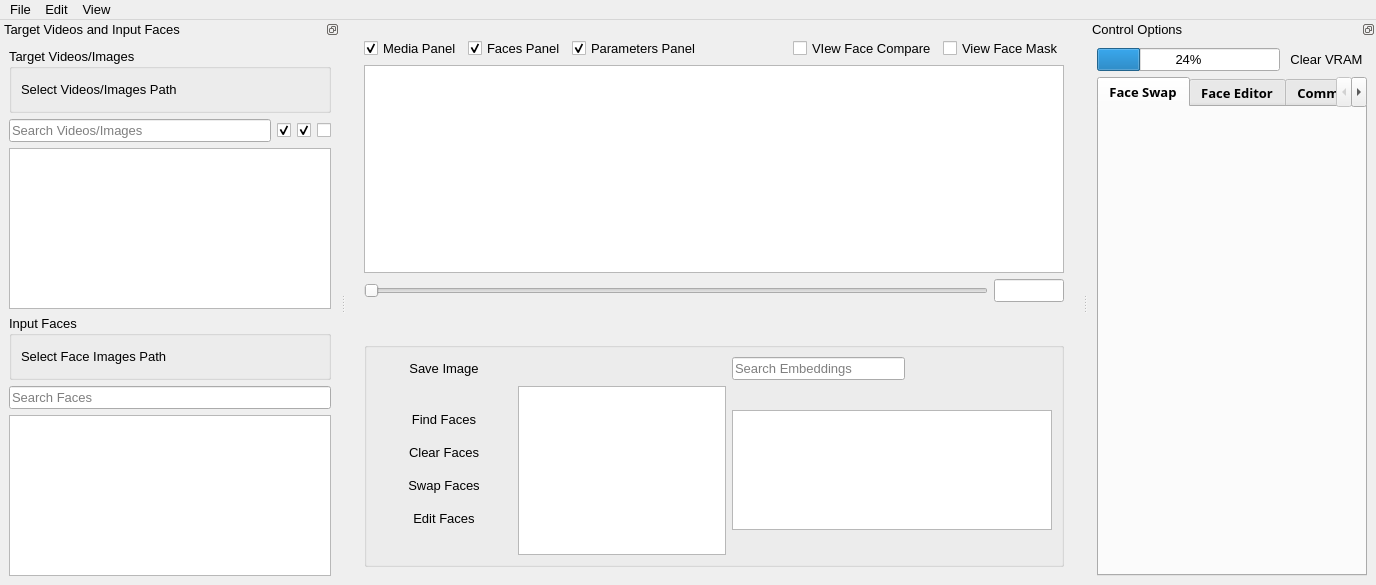
<?xml version="1.0" encoding="UTF-8"?>
<ui version="4.0">
 <class>MainWindow</class>
 <widget class="QMainWindow" name="MainWindow">
  <property name="geometry">
   <rect>
    <x>0</x>
    <y>0</y>
    <width>1376</width>
    <height>585</height>
   </rect>
  </property>
  <property name="font">
   <font>
    <pointsize>10</pointsize>
   </font>
  </property>
  <property name="windowTitle">
   <string>VisoMaster v0.1.6</string>
  </property>
  <property name="windowIcon">
   <iconset resource="media.qrc">
    <normaloff>:/media/media/visomaster_small.png</normaloff>:/media/media/visomaster_small.png</iconset>
  </property>
  <widget class="QWidget" name="centralwidget">
   <layout class="QHBoxLayout" name="horizontalLayout">
    <item>
     <widget class="QWidget" name="mediaLayout" native="true">
      <property name="sizePolicy">
       <sizepolicy hsizetype="Expanding" vsizetype="Preferred">
        <horstretch>2</horstretch>
        <verstretch>0</verstretch>
       </sizepolicy>
      </property>
      <layout class="QVBoxLayout" name="verticalLayout">
       <item>
        <layout class="QHBoxLayout" name="panelVisibilityCheckBoxLayout">
         <item>
          <widget class="QCheckBox" name="mediaPanelCheckBox">
           <property name="text">
            <string>Media Panel</string>
           </property>
           <property name="checked">
            <bool>true</bool>
           </property>
          </widget>
         </item>
         <item>
          <widget class="QCheckBox" name="facesPanelCheckBox">
           <property name="text">
            <string>Faces Panel</string>
           </property>
           <property name="checked">
            <bool>true</bool>
           </property>
          </widget>
         </item>
         <item>
          <widget class="QCheckBox" name="parametersPanelCheckBox">
           <property name="text">
            <string>Parameters Panel</string>
           </property>
           <property name="checked">
            <bool>true</bool>
           </property>
          </widget>
         </item>
         <item>
          <spacer name="horizontalSpacer_8">
           <property name="orientation">
            <enum>Qt::Orientation::Horizontal</enum>
           </property>
           <property name="sizeHint" stdset="0">
            <size>
             <width>20</width>
             <height>20</height>
            </size>
           </property>
          </spacer>
         </item>
         <item>
          <widget class="QCheckBox" name="faceCompareCheckBox">
           <property name="text">
            <string>VIew Face Compare</string>
           </property>
          </widget>
         </item>
         <item>
          <widget class="QCheckBox" name="faceMaskCheckBox">
           <property name="text">
            <string>View Face Mask</string>
           </property>
          </widget>
         </item>
        </layout>
       </item>
       <item>
        <widget class="QGraphicsView" name="graphicsViewFrame"/>
       </item>
       <item>
        <layout class="QVBoxLayout" name="verticalLayoutMediaControls">
         <item>
          <layout class="QHBoxLayout" name="horizontalLayoutMediaSlider">
           <item>
            <widget class="QSlider" name="videoSeekSlider">
             <property name="orientation">
              <enum>Qt::Orientation::Horizontal</enum>
             </property>
            </widget>
           </item>
           <item>
            <widget class="QLineEdit" name="videoSeekLineEdit">
             <property name="sizePolicy">
              <sizepolicy hsizetype="Preferred" vsizetype="Fixed">
               <horstretch>0</horstretch>
               <verstretch>0</verstretch>
              </sizepolicy>
             </property>
             <property name="maximumSize">
              <size>
               <width>70</width>
               <height>16777215</height>
              </size>
             </property>
             <property name="toolTip">
              <string>Frame Number</string>
             </property>
             <property name="clearButtonEnabled">
              <bool>false</bool>
             </property>
            </widget>
           </item>
          </layout>
         </item>
         <item>
          <layout class="QHBoxLayout" name="horizontalLayoutMediaButtons">
           <item>
            <spacer name="horizontalSpacer">
             <property name="orientation">
              <enum>Qt::Orientation::Horizontal</enum>
             </property>
             <property name="sizeType">
              <enum>QSizePolicy::Policy::MinimumExpanding</enum>
             </property>
             <property name="sizeHint" stdset="0">
              <size>
               <width>40</width>
               <height>20</height>
              </size>
             </property>
            </spacer>
           </item>
           <item>
            <widget class="QPushButton" name="frameRewindButton">
             <property name="sizePolicy">
              <sizepolicy hsizetype="MinimumExpanding" vsizetype="Fixed">
               <horstretch>0</horstretch>
               <verstretch>0</verstretch>
              </sizepolicy>
             </property>
             <property name="maximumSize">
              <size>
               <width>100</width>
               <height>16777215</height>
              </size>
             </property>
             <property name="text">
              <string/>
             </property>
             <property name="icon">
              <iconset resource="media.qrc">
               <normaloff>:/media/media/previous_marker_off.png</normaloff>:/media/media/previous_marker_off.png</iconset>
             </property>
             <property name="flat">
              <bool>true</bool>
             </property>
            </widget>
           </item>
           <item>
            <spacer name="horizontalSpacer_3">
             <property name="orientation">
              <enum>Qt::Orientation::Horizontal</enum>
             </property>
             <property name="sizeType">
              <enum>QSizePolicy::Policy::Minimum</enum>
             </property>
             <property name="sizeHint" stdset="0">
              <size>
               <width>40</width>
               <height>20</height>
              </size>
             </property>
            </spacer>
           </item>
           <item>
            <widget class="QPushButton" name="buttonMediaRecord">
             <property name="text">
              <string/>
             </property>
             <property name="icon">
              <iconset resource="media.qrc">
               <normaloff>:/media/media/rec_off.png</normaloff>:/media/media/rec_off.png</iconset>
             </property>
             <property name="checkable">
              <bool>true</bool>
             </property>
             <property name="flat">
              <bool>true</bool>
             </property>
            </widget>
           </item>
           <item>
            <spacer name="horizontalSpacer_6">
             <property name="orientation">
              <enum>Qt::Orientation::Horizontal</enum>
             </property>
             <property name="sizeType">
              <enum>QSizePolicy::Policy::Minimum</enum>
             </property>
             <property name="sizeHint" stdset="0">
              <size>
               <width>30</width>
               <height>20</height>
              </size>
             </property>
            </spacer>
           </item>
           <item>
            <widget class="QPushButton" name="buttonMediaPlay">
             <property name="sizePolicy">
              <sizepolicy hsizetype="MinimumExpanding" vsizetype="Minimum">
               <horstretch>0</horstretch>
               <verstretch>0</verstretch>
              </sizepolicy>
             </property>
             <property name="maximumSize">
              <size>
               <width>100</width>
               <height>16777215</height>
              </size>
             </property>
             <property name="text">
              <string/>
             </property>
             <property name="icon">
              <iconset resource="media.qrc">
               <normaloff>:/media/media/play_off.png</normaloff>:/media/media/play_off.png</iconset>
             </property>
             <property name="checkable">
              <bool>true</bool>
             </property>
             <property name="flat">
              <bool>true</bool>
             </property>
            </widget>
           </item>
           <item>
            <spacer name="horizontalSpacer_4">
             <property name="orientation">
              <enum>Qt::Orientation::Horizontal</enum>
             </property>
             <property name="sizeType">
              <enum>QSizePolicy::Policy::Minimum</enum>
             </property>
             <property name="sizeHint" stdset="0">
              <size>
               <width>40</width>
               <height>20</height>
              </size>
             </property>
            </spacer>
           </item>
           <item>
            <widget class="QPushButton" name="frameAdvanceButton">
             <property name="sizePolicy">
              <sizepolicy hsizetype="MinimumExpanding" vsizetype="Fixed">
               <horstretch>0</horstretch>
               <verstretch>0</verstretch>
              </sizepolicy>
             </property>
             <property name="maximumSize">
              <size>
               <width>100</width>
               <height>16777215</height>
              </size>
             </property>
             <property name="text">
              <string/>
             </property>
             <property name="icon">
              <iconset resource="media.qrc">
               <normaloff>:/media/media/next_marker_off.png</normaloff>:/media/media/next_marker_off.png</iconset>
             </property>
             <property name="flat">
              <bool>true</bool>
             </property>
            </widget>
           </item>
           <item>
            <spacer name="horizontalSpacer_2">
             <property name="orientation">
              <enum>Qt::Orientation::Horizontal</enum>
             </property>
             <property name="sizeType">
              <enum>QSizePolicy::Policy::Minimum</enum>
             </property>
             <property name="sizeHint" stdset="0">
              <size>
               <width>40</width>
               <height>20</height>
              </size>
             </property>
            </spacer>
           </item>
           <item>
            <widget class="QPushButton" name="addMarkerButton">
             <property name="toolTip">
              <string>Add Marker</string>
             </property>
             <property name="text">
              <string/>
             </property>
             <property name="icon">
              <iconset resource="media.qrc">
               <normaloff>:/media/media/add_marker_hover.png</normaloff>:/media/media/add_marker_hover.png</iconset>
             </property>
             <property name="flat">
              <bool>true</bool>
             </property>
            </widget>
           </item>
           <item>
            <widget class="QPushButton" name="removeMarkerButton">
             <property name="toolTip">
              <string>Remove Marker</string>
             </property>
             <property name="text">
              <string/>
             </property>
             <property name="icon">
              <iconset resource="media.qrc">
               <normaloff>:/media/media/remove_marker_hover.png</normaloff>:/media/media/remove_marker_hover.png</iconset>
             </property>
             <property name="flat">
              <bool>true</bool>
             </property>
            </widget>
           </item>
           <item>
            <widget class="QPushButton" name="previousMarkerButton">
             <property name="toolTip">
              <string>Move to Previous Marker</string>
             </property>
             <property name="text">
              <string/>
             </property>
             <property name="icon">
              <iconset resource="media.qrc">
               <normaloff>:/media/media/previous_marker_hover.png</normaloff>:/media/media/previous_marker_hover.png</iconset>
             </property>
             <property name="flat">
              <bool>true</bool>
             </property>
            </widget>
           </item>
           <item>
            <widget class="QPushButton" name="nextMarkerButton">
             <property name="toolTip">
              <string>Move to Next Marker</string>
             </property>
             <property name="text">
              <string/>
             </property>
             <property name="icon">
              <iconset resource="media.qrc">
               <normaloff>:/media/media/next_marker_hover.png</normaloff>:/media/media/next_marker_hover.png</iconset>
             </property>
             <property name="flat">
              <bool>true</bool>
             </property>
            </widget>
           </item>
           <item>
            <widget class="QPushButton" name="viewFullScreenButton">
             <property name="toolTip">
              <string>View Fullscreen (F11)</string>
             </property>
             <property name="text">
              <string/>
             </property>
             <property name="icon">
              <iconset resource="media.qrc">
               <normaloff>:/media/media/fullscreen.png</normaloff>:/media/media/fullscreen.png</iconset>
             </property>
             <property name="flat">
              <bool>true</bool>
             </property>
            </widget>
           </item>
           <item>
            <spacer name="horizontalSpacer_5">
             <property name="orientation">
              <enum>Qt::Orientation::Horizontal</enum>
             </property>
             <property name="sizeHint" stdset="0">
              <size>
               <width>40</width>
               <height>20</height>
              </size>
             </property>
            </spacer>
           </item>
          </layout>
         </item>
        </layout>
       </item>
       <item>
        <spacer name="verticalSpacer">
         <property name="orientation">
          <enum>Qt::Orientation::Vertical</enum>
         </property>
         <property name="sizeType">
          <enum>QSizePolicy::Policy::Preferred</enum>
         </property>
         <property name="sizeHint" stdset="0">
          <size>
           <width>20</width>
           <height>5</height>
          </size>
         </property>
        </spacer>
       </item>
       <item>
        <widget class="QGroupBox" name="facesPanelGroupBox">
         <property name="sizePolicy">
          <sizepolicy hsizetype="Preferred" vsizetype="Fixed">
           <horstretch>0</horstretch>
           <verstretch>0</verstretch>
          </sizepolicy>
         </property>
         <property name="minimumSize">
          <size>
           <width>0</width>
           <height>180</height>
          </size>
         </property>
         <property name="maximumSize">
          <size>
           <width>16777215</width>
           <height>225</height>
          </size>
         </property>
         <property name="autoFillBackground">
          <bool>false</bool>
         </property>
         <property name="flat">
          <bool>true</bool>
         </property>
         <property name="checkable">
          <bool>false</bool>
         </property>
         <layout class="QGridLayout" name="gridLayout_2">
          <item row="1" column="0">
           <widget class="QWidget" name="facesButtonsWidget" native="true">
            <property name="sizePolicy">
             <sizepolicy hsizetype="Minimum" vsizetype="Preferred">
              <horstretch>0</horstretch>
              <verstretch>0</verstretch>
             </sizepolicy>
            </property>
            <layout class="QVBoxLayout" name="verticalLayout_8">
             <item>
              <widget class="QWidget" name="verticalWidget" native="true">
               <layout class="QVBoxLayout" name="controlButtonsLayout">
                <item>
                 <widget class="QPushButton" name="findTargetFacesButton">
                  <property name="minimumSize">
                   <size>
                    <width>100</width>
                    <height>0</height>
                   </size>
                  </property>
                  <property name="text">
                   <string>Find Faces</string>
                  </property>
                  <property name="checkable">
                   <bool>false</bool>
                  </property>
                  <property name="flat">
                   <bool>true</bool>
                  </property>
                 </widget>
                </item>
                <item>
                 <widget class="QPushButton" name="clearTargetFacesButton">
                  <property name="text">
                   <string>Clear Faces</string>
                  </property>
                  <property name="checkable">
                   <bool>false</bool>
                  </property>
                  <property name="flat">
                   <bool>true</bool>
                  </property>
                 </widget>
                </item>
                <item>
                 <widget class="QPushButton" name="swapfacesButton">
                  <property name="text">
                   <string>Swap Faces</string>
                  </property>
                  <property name="checkable">
                   <bool>true</bool>
                  </property>
                  <property name="flat">
                   <bool>true</bool>
                  </property>
                 </widget>
                </item>
                <item>
                 <widget class="QPushButton" name="editFacesButton">
                  <property name="text">
                   <string>Edit Faces</string>
                  </property>
                  <property name="checkable">
                   <bool>true</bool>
                  </property>
                  <property name="default">
                   <bool>false</bool>
                  </property>
                  <property name="flat">
                   <bool>true</bool>
                  </property>
                 </widget>
                </item>
               </layout>
              </widget>
             </item>
            </layout>
           </widget>
          </item>
          <item row="1" column="2">
           <widget class="QListWidget" name="inputEmbeddingsList">
            <property name="sizePolicy">
             <sizepolicy hsizetype="Expanding" vsizetype="Fixed">
              <horstretch>4</horstretch>
              <verstretch>0</verstretch>
             </sizepolicy>
            </property>
            <property name="minimumSize">
             <size>
              <width>320</width>
              <height>120</height>
             </size>
            </property>
            <property name="maximumSize">
             <size>
              <width>16777215</width>
              <height>120</height>
             </size>
            </property>
            <property name="verticalScrollBarPolicy">
             <enum>Qt::ScrollBarAlwaysOff</enum>
            </property>
            <property name="horizontalScrollBarPolicy">
             <enum>Qt::ScrollBarAsNeeded</enum>
            </property>
            <property name="toolTip">
             <string>Save Embedding</string>
            </property>
            <property name="uniformItemSizes">
             <bool>true</bool>
            </property>
            <property name="viewMode">
             <enum>QListView::IconMode</enum>
            </property>
            <property name="movement">
             <enum>QListView::Static</enum>
            </property>
            <property name="wrapping">
             <bool>true</bool>
            </property>
            <property name="layoutMode">
             <enum>QListView::Batched</enum>
            </property>
            <property name="spacing">
             <number>4</number>
            </property>
            <property name="autoScroll">
             <bool>false</bool>
            </property>
           </widget>
          </item>
          <item row="0" column="0">
           <layout class="QHBoxLayout" name="horizontalLayout_4">
            <item>
             <widget class="QPushButton" name="saveImageButton">
              <property name="text">
               <string>Save Image</string>
              </property>
              <property name="flat">
               <bool>true</bool>
              </property>
             </widget>
            </item>
           </layout>
          </item>
          <item row="0" column="2">
           <layout class="QHBoxLayout" name="horizontalLayout_3">
            <item>
             <widget class="QLineEdit" name="inputEmbeddingsSearchBox">
              <property name="placeholderText">
               <string>Search Embeddings</string>
              </property>
             </widget>
            </item>
            <item>
             <widget class="QPushButton" name="openEmbeddingButton">
              <property name="toolTip">
               <string>Open Embedding File</string>
              </property>
              <property name="text">
               <string/>
              </property>
              <property name="icon">
               <iconset resource="media.qrc">
                <normaloff>:/media/media/open_file.png</normaloff>:/media/media/open_file.png</iconset>
              </property>
              <property name="flat">
               <bool>true</bool>
              </property>
             </widget>
            </item>
            <item>
             <widget class="QPushButton" name="saveEmbeddingButton">
              <property name="toolTip">
               <string>Save Embedding</string>
              </property>
              <property name="text">
               <string/>
              </property>
              <property name="icon">
               <iconset resource="media.qrc">
                <normaloff>:/media/media/save_file.png</normaloff>:/media/media/save_file.png</iconset>
              </property>
              <property name="flat">
               <bool>true</bool>
              </property>
             </widget>
            </item>
            <item>
             <widget class="QPushButton" name="saveEmbeddingAsButton">
              <property name="toolTip">
               <string>Save Embedding As</string>
              </property>
              <property name="text">
               <string/>
              </property>
              <property name="icon">
               <iconset resource="media.qrc">
                <normaloff>:/media/media/save_file_as.png</normaloff>:/media/media/save_file_as.png</iconset>
              </property>
              <property name="flat">
               <bool>true</bool>
              </property>
             </widget>
            </item>
           </layout>
          </item>
          <item row="1" column="1">
           <widget class="QListWidget" name="targetFacesList">
            <property name="autoFillBackground">
             <bool>true</bool>
            </property>
            <property name="autoScroll">
             <bool>false</bool>
            </property>
           </widget>
          </item>
         </layout>
        </widget>
       </item>
      </layout>
     </widget>
    </item>
   </layout>
  </widget>
  <widget class="QDockWidget" name="input_Target_DockWidget">
   <property name="sizePolicy">
    <sizepolicy hsizetype="Preferred" vsizetype="Preferred">
     <horstretch>4</horstretch>
     <verstretch>0</verstretch>
    </sizepolicy>
   </property>
   <property name="minimumSize">
    <size>
     <width>340</width>
     <height>369</height>
    </size>
   </property>
   <property name="features">
    <set>QDockWidget::DockWidgetFeature::DockWidgetFloatable|QDockWidget::DockWidgetFeature::DockWidgetMovable</set>
   </property>
   <property name="windowTitle">
    <string>Target Videos and Input Faces</string>
   </property>
   <attribute name="dockWidgetArea">
    <number>1</number>
   </attribute>
   <widget class="QWidget" name="dockWidgetContents">
    <layout class="QGridLayout" name="gridLayout_4">
     <item row="0" column="0">
      <layout class="QVBoxLayout" name="vboxLayout">
       <item>
        <widget class="QGroupBox" name="groupBox_TargetVideos_Select">
         <property name="title">
          <string>Target Videos/Images</string>
         </property>
         <layout class="QGridLayout" name="gridLayout_3">
          <item row="0" column="0">
           <layout class="QHBoxLayout" name="horizontalLayout_7">
            <item>
             <widget class="QLabel" name="labelTargetVideosPath">
              <property name="text">
               <string>Select Videos/Images Path</string>
              </property>
              <property name="wordWrap">
               <bool>false</bool>
              </property>
             </widget>
            </item>
            <item>
             <widget class="QPushButton" name="buttonTargetVideosPath">
              <property name="sizePolicy">
               <sizepolicy hsizetype="Fixed" vsizetype="Fixed">
                <horstretch>0</horstretch>
                <verstretch>0</verstretch>
               </sizepolicy>
              </property>
              <property name="toolTip">
               <string>Choose Target Media Folder</string>
              </property>
              <property name="text">
               <string/>
              </property>
              <property name="icon">
               <iconset resource="media.qrc">
                <normaloff>:/media/media/open_file.png</normaloff>:/media/media/open_file.png</iconset>
              </property>
              <property name="iconSize">
               <size>
                <width>18</width>
                <height>18</height>
               </size>
              </property>
              <property name="flat">
               <bool>true</bool>
              </property>
             </widget>
            </item>
           </layout>
          </item>
         </layout>
        </widget>
       </item>
       <item>
        <layout class="QHBoxLayout" name="horizontalLayout_9">
         <item>
          <widget class="QLineEdit" name="targetVideosSearchBox">
           <property name="text">
            <string/>
           </property>
           <property name="placeholderText">
            <string>Search Videos/Images</string>
           </property>
          </widget>
         </item>
         <item>
          <widget class="QCheckBox" name="filterImagesCheckBox">
           <property name="toolTip">
            <string>Include Images</string>
           </property>
           <property name="text">
            <string/>
           </property>
           <property name="icon">
            <iconset resource="media.qrc">
             <normaloff>:/media/media/image.png</normaloff>:/media/media/image.png</iconset>
           </property>
           <property name="checked">
            <bool>true</bool>
           </property>
          </widget>
         </item>
         <item>
          <widget class="QCheckBox" name="filterVideosCheckBox">
           <property name="toolTip">
            <string>Include Videos</string>
           </property>
           <property name="text">
            <string/>
           </property>
           <property name="icon">
            <iconset resource="media.qrc">
             <normaloff>:/media/media/video.png</normaloff>:/media/media/video.png</iconset>
           </property>
           <property name="checked">
            <bool>true</bool>
           </property>
          </widget>
         </item>
         <item>
          <widget class="QCheckBox" name="filterWebcamsCheckBox">
           <property name="toolTip">
            <string>Include Webcams</string>
           </property>
           <property name="text">
            <string/>
           </property>
           <property name="icon">
            <iconset resource="media.qrc">
             <normaloff>:/media/media/webcam.png</normaloff>:/media/media/webcam.png</iconset>
           </property>
           <property name="checked">
            <bool>false</bool>
           </property>
          </widget>
         </item>
        </layout>
       </item>
       <item>
        <widget class="QListWidget" name="targetVideosList">
         <property name="acceptDrops">
          <bool>true</bool>
         </property>
         <property name="autoScroll">
          <bool>false</bool>
         </property>
        </widget>
       </item>
       <item>
        <widget class="QGroupBox" name="groupBox_InputFaces_Select">
         <property name="title">
          <string>Input Faces</string>
         </property>
         <layout class="QGridLayout" name="gridLayout">
          <item row="0" column="0">
           <layout class="QHBoxLayout" name="horizontalLayout_8">
            <item>
             <widget class="QLabel" name="labelInputFacesPath">
              <property name="text">
               <string>Select Face Images Path</string>
              </property>
             </widget>
            </item>
            <item>
             <widget class="QPushButton" name="buttonInputFacesPath">
              <property name="sizePolicy">
               <sizepolicy hsizetype="Fixed" vsizetype="Fixed">
                <horstretch>0</horstretch>
                <verstretch>0</verstretch>
               </sizepolicy>
              </property>
              <property name="toolTip">
               <string>Choose Input Faces Folder</string>
              </property>
              <property name="text">
               <string/>
              </property>
              <property name="icon">
               <iconset resource="media.qrc">
                <normaloff>:/media/media/open_file.png</normaloff>:/media/media/open_file.png</iconset>
              </property>
              <property name="iconSize">
               <size>
                <width>18</width>
                <height>18</height>
               </size>
              </property>
              <property name="flat">
               <bool>true</bool>
              </property>
             </widget>
            </item>
           </layout>
          </item>
         </layout>
        </widget>
       </item>
       <item>
        <widget class="QLineEdit" name="inputFacesSearchBox">
         <property name="placeholderText">
          <string>Search Faces</string>
         </property>
        </widget>
       </item>
       <item>
        <widget class="QListWidget" name="inputFacesList">
         <property name="acceptDrops">
          <bool>true</bool>
         </property>
         <property name="autoScroll">
          <bool>false</bool>
         </property>
        </widget>
       </item>
      </layout>
     </item>
    </layout>
   </widget>
  </widget>
  <widget class="QDockWidget" name="controlOptionsDockWidget">
   <property name="features">
    <set>QDockWidget::DockWidgetFeature::DockWidgetFloatable|QDockWidget::DockWidgetFeature::DockWidgetMovable</set>
   </property>
   <property name="windowTitle">
    <string>Control Options</string>
   </property>
   <attribute name="dockWidgetArea">
    <number>2</number>
   </attribute>
   <widget class="QWidget" name="dockWidgetContents_2">
    <layout class="QGridLayout" name="gridLayout_5">
     <item row="1" column="0">
      <widget class="QTabWidget" name="tabWidget">
       <property name="sizePolicy">
        <sizepolicy hsizetype="Expanding" vsizetype="Preferred">
         <horstretch>1</horstretch>
         <verstretch>0</verstretch>
        </sizepolicy>
       </property>
       <property name="font">
        <font>
         <family>Segoe UI Semibold</family>
         <pointsize>10</pointsize>
         <bold>true</bold>
        </font>
       </property>
       <property name="layoutDirection">
        <enum>Qt::LayoutDirection::LeftToRight</enum>
       </property>
       <property name="tabPosition">
        <enum>QTabWidget::TabPosition::North</enum>
       </property>
       <property name="currentIndex">
        <number>0</number>
       </property>
       <property name="tabsClosable">
        <bool>false</bool>
       </property>
       <property name="movable">
        <bool>true</bool>
       </property>
       <property name="tabBarAutoHide">
        <bool>false</bool>
       </property>
       <widget class="QWidget" name="face_swap_tab">
        <attribute name="title">
         <string>Face Swap</string>
        </attribute>
        <layout class="QVBoxLayout" name="verticalLayout_4">
         <item>
          <layout class="QVBoxLayout" name="swapWidgetsLayout"/>
         </item>
        </layout>
       </widget>
       <widget class="QWidget" name="face_editor_tab">
        <attribute name="title">
         <string>Face Editor</string>
        </attribute>
        <layout class="QVBoxLayout" name="verticalLayout_3">
         <item>
          <layout class="QVBoxLayout" name="faceEditorWidgetsLayout"/>
         </item>
        </layout>
       </widget>
       <widget class="QWidget" name="common_tab">
        <attribute name="title">
         <string>Common</string>
        </attribute>
        <layout class="QVBoxLayout" name="commonWidgetsLayout_1">
         <item>
          <layout class="QVBoxLayout" name="commonWidgetsLayout"/>
         </item>
        </layout>
       </widget>
       <widget class="QWidget" name="settings_tab">
        <attribute name="title">
         <string>Settings</string>
        </attribute>
        <layout class="QVBoxLayout" name="verticalLayout_2">
         <item>
          <widget class="QLabel" name="label">
           <property name="text">
            <string>Output Directory</string>
           </property>
          </widget>
         </item>
         <item>
          <layout class="QVBoxLayout" name="settingsWidgetsLayout">
           <item>
            <layout class="QHBoxLayout" name="outputFolderSelectionLayout">
             <item>
              <widget class="QLineEdit" name="outputFolderLineEdit">
               <property name="readOnly">
                <bool>true</bool>
               </property>
              </widget>
             </item>
             <item>
              <widget class="QPushButton" name="outputFolderButton">
               <property name="text">
                <string>Browse Folder</string>
               </property>
               <property name="flat">
                <bool>false</bool>
               </property>
              </widget>
             </item>
            </layout>
           </item>
          </layout>
         </item>
        </layout>
       </widget>
      </widget>
     </item>
     <item row="0" column="0">
      <layout class="QHBoxLayout" name="horizontalLayout_2">
       <item>
        <widget class="QProgressBar" name="vramProgressBar">
         <property name="value">
          <number>24</number>
         </property>
        </widget>
       </item>
       <item>
        <widget class="QPushButton" name="clearMemoryButton">
         <property name="text">
          <string>Clear VRAM</string>
         </property>
         <property name="flat">
          <bool>true</bool>
         </property>
        </widget>
       </item>
      </layout>
     </item>
    </layout>
   </widget>
  </widget>
  <widget class="QMenuBar" name="topMenuBar">
   <property name="geometry">
    <rect>
     <x>0</x>
     <y>0</y>
     <width>1376</width>
     <height>33</height>
    </rect>
   </property>
   <widget class="QMenu" name="menuFile">
    <property name="title">
     <string>File</string>
    </property>
    <addaction name="actionLoad_SavedWorkspace"/>
    <addaction name="actionSave_CurrentWorkspace"/>
    <addaction name="separator"/>
    <addaction name="actionOpen_Videos_Folder"/>
    <addaction name="actionOpen_Video_Files"/>
    <addaction name="separator"/>
    <addaction name="actionLoad_Source_Images_Folder"/>
    <addaction name="actionLoad_Source_Image_Files"/>
    <addaction name="separator"/>
    <addaction name="actionLoad_Embeddings"/>
    <addaction name="actionSave_Embeddings"/>
    <addaction name="actionSave_Embeddings_As"/>
   </widget>
   <widget class="QMenu" name="menuEdit">
    <property name="title">
     <string>Edit</string>
    </property>
    <addaction name="actionTest_2"/>
   </widget>
   <widget class="QMenu" name="menuView">
    <property name="title">
     <string>View</string>
    </property>
    <addaction name="actionView_Fullscreen_F11"/>
   </widget>
   <addaction name="menuFile"/>
   <addaction name="menuEdit"/>
   <addaction name="menuView"/>
  </widget>
  <action name="actionExit">
   <property name="text">
    <string>Exit</string>
   </property>
  </action>
  <action name="actionLoad_Embeddings">
   <property name="text">
    <string>Load Embeddings</string>
   </property>
  </action>
  <action name="actionSave_Embeddings">
   <property name="text">
    <string>Save Embeddings</string>
   </property>
  </action>
  <action name="actionSave_Embeddings_As">
   <property name="text">
    <string>Save Embeddings As</string>
   </property>
  </action>
  <action name="actionOpen_Videos_Folder">
   <property name="text">
    <string>Load Target Images/Videos Folder</string>
   </property>
  </action>
  <action name="actionOpen_Video_Files">
   <property name="text">
    <string>Load Target Image/Video Files</string>
   </property>
  </action>
  <action name="actionLoad_Source_Images_Folder">
   <property name="text">
    <string>Load Source Images Folder</string>
   </property>
  </action>
  <action name="actionLoad_Source_Image_Files">
   <property name="text">
    <string>Load Source Image Files</string>
   </property>
  </action>
  <action name="actionView_Fullscreen_F11">
   <property name="text">
    <string>View Fullscreen (F11)</string>
   </property>
  </action>
  <action name="actionTest">
   <property name="text">
    <string>Test</string>
   </property>
  </action>
  <action name="actionLoad_Saved_Workspace">
   <property name="text">
    <string>Load Saved Workspace</string>
   </property>
  </action>
  <action name="actionSave_Current_Workspace">
   <property name="text">
    <string>Save Current Workspace</string>
   </property>
  </action>
  <action name="actionTest_2">
   <property name="text">
    <string>Test</string>
   </property>
  </action>
  <action name="actionLoad_SavedWorkspace">
   <property name="text">
    <string>Load Saved Workspace</string>
   </property>
  </action>
  <action name="actionSave_CurrentWorkspace">
   <property name="text">
    <string>Save Current Workspace</string>
   </property>
  </action>
 </widget>
 <resources>
  <include location="media.qrc"/>
 </resources>
 <connections/>
</ui>
